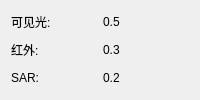
                       <widget class="QWidget" name="sp_entropy">
                        <layout class="QGridLayout" name="gridLayout_28">
                         <item row="0" column="0">
                          <widget class="QLabel" name="label_opt_2">
                           <property name="text">
                            <string>可见光:</string>
                           </property>
                          </widget>
                         </item>
                         <item row="0" column="1">
                          <widget class="QLabel" name="label_opt_weight">
                           <property name="text">
                            <string>0.5</string>
                           </property>
                          </widget>
                         </item>
                         <item row="1" column="0">
                          <widget class="QLabel" name="label_IR_2">
                           <property name="text">
                            <string>红外:</string>
                           </property>
                          </widget>
                         </item>
                         <item row="1" column="1">
                          <widget class="QLabel" name="label_IR_weight">
                           <property name="text">
                            <string>0.3</string>
                           </property>
                          </widget>
                         </item>
                         <item row="2" column="0">
                          <widget class="QLabel" name="label_SAR_2">
                           <property name="text">
                            <string>SAR:</string>
                           </property>
                          </widget>
                         </item>
                         <item row="2" column="1">
                          <widget class="QLabel" name="label_SAR_weight">
                           <property name="text">
                            <string>0.2</string>
                           </property>
                          </widget>
                         </item>
                        </layout>
                       </widget>
